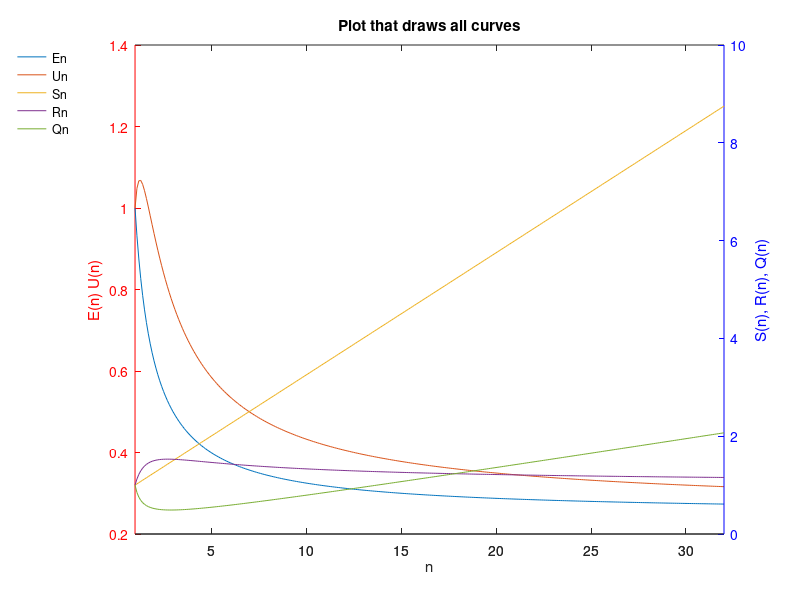

The MATLAB source for this figure:
function lab2
  x = 1:0.1:32;
  
  [ax, h1, h2] = plotyy(x, [En_output(x); Un_output(x)],
                        x, [Sn_output(x); Rn_output(x); Qn_output(x)]);
  hold on;

  set(ax, {"ycolor"}, {"r"; "b"});
  
  legend(["En"; "Un"; "Sn"; "Rn"; "Qn"]);
  legend("location", "northwestoutside");
  legend("boxoff");

  title("Plot that draws all curves");

  xlabel("n");
  ylabel(ax(1), "E(n) U(n)");
  ylabel(ax(2), "S(n), R(n), Q(n)");

  hold off;
endfunction

function ret = O1_input (n)
  ret = n.^3;
endfunction

function ret = T1_input (n)
  ret = n.^3;
endfunction

function ret = On_input (n)
  ret = n.^3 + n.^2 .* log2(n);
endfunction

function ret = Tn_input (n)
  ret = 4 * n.^3 ./ (n + 3);
endfunction

function ret = Sn_output (n)
  ret = T1_input(n) ./ Tn_input(n);
endfunction

function ret = En_output (n)
  ret = T1_input(n) ./ (n .* Tn_input(n));
endfunction

function ret = Rn_output (n)
  ret = On_input(n) ./ O1_input(n);
endfunction

function ret = Un_output (n)
  ret = On_input(n) ./ (n .* Tn_input(n));
endfunction

function ret = Qn_output (n)
  ret = T1_input(n).^3 ./ (n .* Tn_input(n).^2 .* On_input(n));
endfunction
